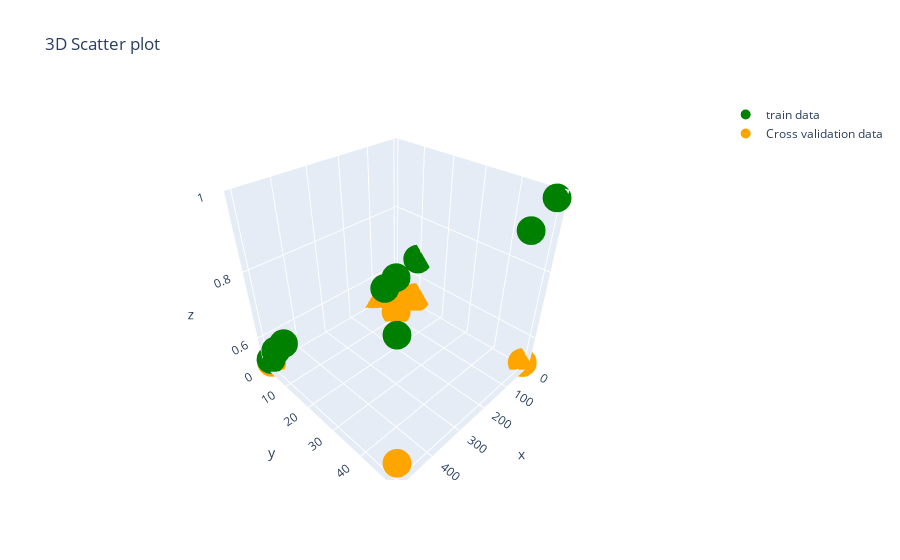

Notebook code cell kept with this figure:
### Code cell
#https://stackoverflow.com/questions/56277838/using-plotly-in-offline-mode-in-google-colab
#To display Scatter3d plot
def configure_plotly_browser_state():
  import IPython
  display(IPython.core.display.HTML('''
        <script src="/static/components/requirejs/require.js"></script>
        <script>
          requirejs.config({
            paths: {
              base: '/static/base',
              plotly: 'https://cdn.plot.ly/plotly-1.5.1.min.js?noext',
            },
          });
        </script>
        '''))

import plotly.offline as offline
import plotly.graph_objs as go
#from plotly.graph_objs import *
#offline.init_notebook_mode()
#import numpy as np
offline.init_notebook_mode(connected=True)

configure_plotly_browser_state()

trace1 = go.Scatter3d(x= min_samples_split ,y=  max_depth ,z= train_auc, name = 'train data' \
  ,mode = 'markers', marker = dict(
      size = 10,
      color = 'green', # set color to an array/list of desired values
      colorscale = 'Viridis'
      )
  )
trace2 = go.Scatter3d(x= min_samples_split_te,y= max_depth_te,z= test_auc, name = 'Cross validation data'
  ,mode = 'markers', marker = dict(
      size = 10,
      color = 'orange', # set color to an array/list of desired values
      colorscale = 'Viridis'
      ))

layout = go.Layout(title = '3D Scatter plot')

fig = go.Figure(data=[trace1 , trace2], layout=layout)
offline.iplot(fig)

### Figure 1 — Plotly figure (JSON) as saved in the notebook; plotly's stock layout.template omitted (floating-point values rounded to 4 significant figures)
{"data": [{"marker": {"color": "green", "colorscale": [[0, "#440154"], [0.1111, "#482878"], [0.2222, "#3e4989"], [0.3333, "#31688e"], [0.4444, "#26828e"], [0.5556, "#1f9e89"], [0.6667, "#35b779"], [0.7778, "#6ece58"], [0.8889, "#b5de2b"], [1, "#fde725"]], "size": 10}, "mode": "markers", "name": "train data", "type": "scatter3d", "x": [5, 100, 100, 500, 10, 500, 5, 500, 500, 100], "y": [1, 5, 10, 50, 50, 5, 10, 10, 1, 50], "z": [0.526, 0.5859, 0.6473, 0.8989, 0.9859, 0.5828, 0.6705, 0.6368, 0.526, 0.9423]}, {"marker": {"color": "orange", "colorscale": [[0, "#440154"], [0.1111, "#482878"], [0.2222, "#3e4989"], [0.3333, "#31688e"], [0.4444, "#26828e"], [0.5556, "#1f9e89"], [0.6667, "#35b779"], [0.7778, "#6ece58"], [0.8889, "#b5de2b"], [1, "#fde725"]], "size": 10}, "mode": "markers", "name": "Cross validation data", "type": "scatter3d", "x": [5, 10, 100, 500, 5, 500, 5, 10, 10, 100], "y": [50, 10, 10, 1, 1, 50, 5, 5, 1, 1], "z": [0.5146, 0.5328, 0.5235, 0.5154, 0.5154, 0.5601, 0.5341, 0.5328, 0.5154, 0.5154]}], "layout": {"title": {"text": "3D Scatter plot"}}}
